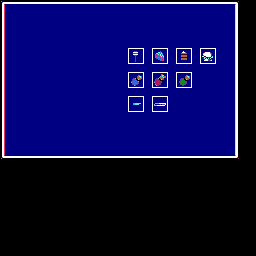

A level layout from a 2D game, rendered from its tile map. Below: a short description, then the map file with its tile-grid data intact:
An orthogonal 32x32 tile map with 8x8 px tiles, 1 tile layer (Tile Layer 1).

<map version="1.10" tiledversion="1.10.2" orientation="orthogonal" renderorder="right-down" width="32" height="32" tilewidth="8" tileheight="8" infinite="0" nextlayerid="2" nextobjectid="1">
 <editorsettings>
  <export target="../Milestone 2/Images/store.c" format="gba" />
 </editorsettings>
 <tileset firstgid="1" source="inventory.tsx" />
 <layer id="1" name="Tile Layer 1" width="32" height="32">
  <data encoding="csv">
2,3,3,3,3,3,3,3,3,3,3,3,3,3,3,3,3,3,3,3,3,3,3,3,3,3,3,3,3,4,0,0,
27,184,184,184,184,184,184,184,184,184,184,184,184,184,184,184,184,184,184,184,184,184,184,184,184,184,184,184,184,29,0,0,
27,184,184,184,184,184,184,184,184,184,184,184,184,184,184,184,184,184,184,184,184,184,184,184,184,184,184,184,184,29,0,0,
27,184,184,184,184,184,184,184,184,184,184,184,184,184,184,184,28,28,28,28,28,28,28,28,28,28,28,28,184,29,0,0,
27,184,184,184,184,184,184,184,184,184,184,184,184,184,184,184,28,28,28,28,28,28,28,28,28,28,28,28,184,29,0,0,
27,184,184,184,184,184,184,184,184,184,184,184,184,184,184,184,184,184,184,184,184,184,184,184,184,184,184,184,184,29,0,0,
27,184,184,184,184,184,184,184,184,184,184,184,184,184,184,184,118,119,184,116,117,184,120,121,184,114,115,184,184,29,0,0,
27,184,184,184,184,184,184,184,184,184,184,184,184,184,184,184,143,144,184,141,142,184,145,146,184,139,140,184,184,29,0,0,
27,184,184,184,184,184,184,184,184,184,184,184,184,184,184,184,184,184,184,184,184,184,184,184,184,184,184,184,184,29,0,0,
27,184,184,184,184,184,184,184,184,184,184,184,184,184,184,184,164,165,184,166,167,184,168,169,184,184,184,184,184,29,0,0,
27,184,184,184,184,184,184,184,184,184,184,184,184,184,184,184,189,190,184,191,192,184,193,194,184,184,184,184,184,29,0,0,
27,184,184,184,81,81,184,184,184,184,184,184,184,184,184,184,184,184,184,184,184,184,184,184,184,184,184,184,184,29,0,0,
27,184,184,184,81,81,81,134,134,134,134,134,134,134,134,134,126,127,184,176,177,184,184,184,184,184,184,184,184,29,0,0,
27,184,184,81,81,81,81,134,134,134,134,134,134,134,134,134,151,152,184,201,202,184,184,184,184,184,184,184,184,29,0,0,
27,184,184,184,81,81,81,81,81,81,81,81,81,81,81,81,81,81,81,81,81,81,81,81,81,81,186,184,184,29,0,0,
27,184,184,184,81,81,81,81,81,81,81,81,81,81,81,81,81,81,81,81,81,81,81,81,81,81,186,184,184,29,0,0,
27,184,184,184,81,81,81,81,81,81,81,81,81,81,81,81,81,81,81,81,81,81,81,81,81,81,186,184,184,29,0,0,
27,184,184,184,81,81,81,81,81,81,81,81,81,81,81,81,81,81,81,81,81,81,81,81,81,81,184,184,184,29,0,0,
27,184,184,184,184,184,184,184,184,184,184,184,184,184,184,184,184,184,184,184,184,184,184,184,184,184,184,184,184,29,0,0,
52,53,53,53,53,53,53,53,53,53,53,53,53,53,53,53,53,53,53,53,53,53,53,53,53,53,53,53,53,54,0,0,
0,0,0,0,0,0,0,0,0,0,0,0,0,0,0,0,0,0,0,0,0,0,0,0,0,0,0,0,0,0,0,0,
0,0,0,0,0,0,0,0,0,0,0,0,0,0,0,0,0,0,0,0,0,0,0,0,0,0,0,0,0,0,0,0,
0,0,0,0,0,0,0,0,0,0,0,0,0,0,0,0,0,0,0,0,0,0,0,0,0,0,0,0,0,0,0,0,
0,0,0,0,0,0,0,0,0,0,0,0,0,0,0,0,0,0,0,0,0,0,0,0,0,0,0,0,0,0,0,0,
0,0,0,0,0,0,0,0,0,0,0,0,0,0,0,0,0,0,0,0,0,0,0,0,0,0,0,0,0,0,0,0,
0,0,0,0,0,0,0,0,0,0,0,0,0,0,0,0,0,0,0,0,0,0,0,0,0,0,0,0,0,0,0,0,
0,0,0,0,0,0,0,0,0,0,0,0,0,0,0,0,0,0,0,0,0,0,0,0,0,0,0,0,0,0,0,0,
0,0,0,0,0,0,0,0,0,0,0,0,0,0,0,0,0,0,0,0,0,0,0,0,0,0,0,0,0,0,0,0,
0,0,0,0,0,0,0,0,0,0,0,0,0,0,0,0,0,0,0,0,0,0,0,0,0,0,0,0,0,0,0,0,
0,0,0,0,0,0,0,0,0,0,0,0,0,0,0,0,0,0,0,0,0,0,0,0,0,0,0,0,0,0,0,0,
0,0,0,0,0,0,0,0,0,0,0,0,0,0,0,0,0,0,0,0,0,0,0,0,0,0,0,0,0,0,0,0,
0,0,0,0,0,0,0,0,0,0,0,0,0,0,0,0,0,0,0,0,0,0,0,0,0,0,0,0,0,0,0,0
</data>
 </layer>
</map>
